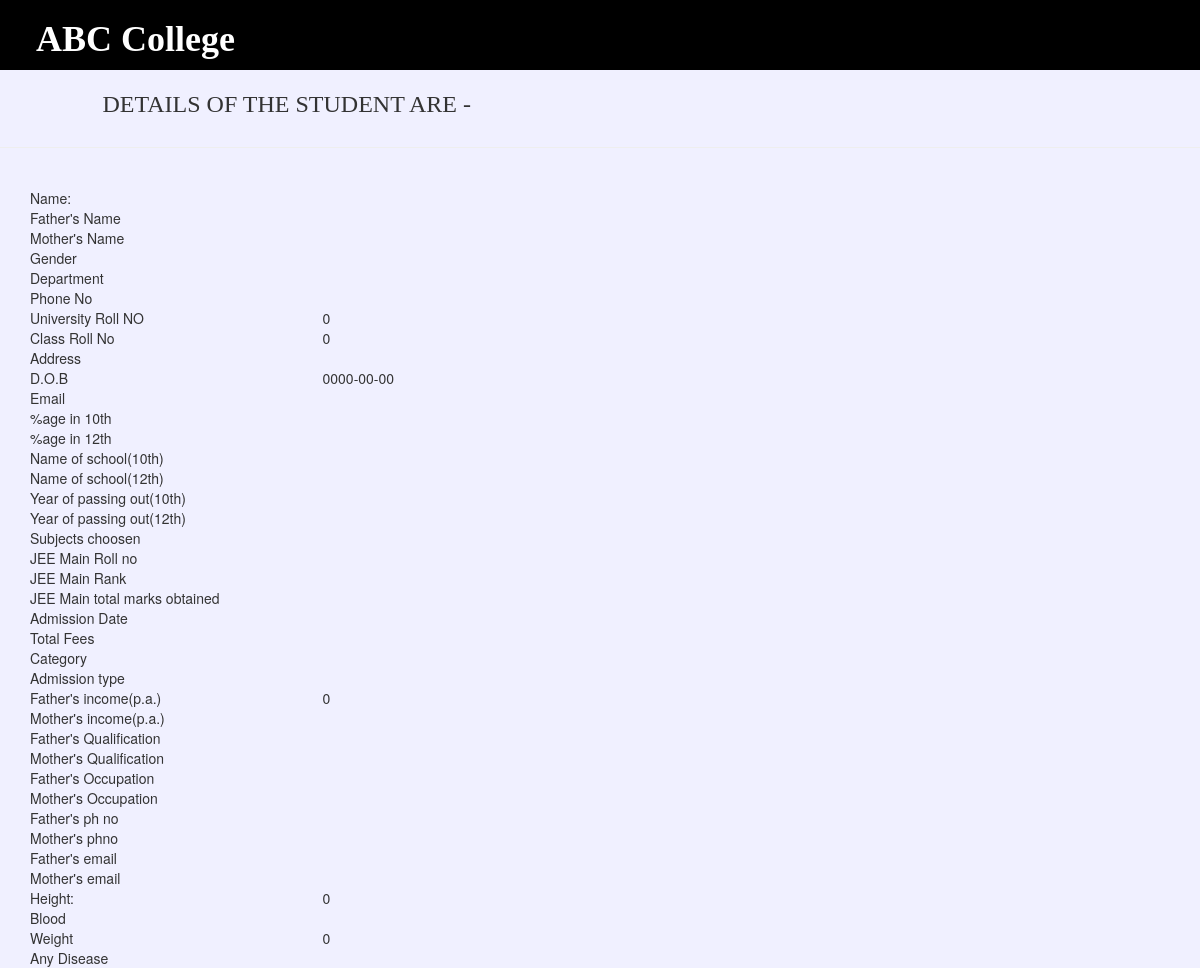
/admin/displayform2.php?a=25, run on the app's committed database.
### tables this page shows
CREATE TABLE IF NOT EXISTS `form` (
  `sno` int(225) NOT NULL AUTO_INCREMENT,
  `name` text NOT NULL,
  `fatname` text NOT NULL,
  `motname` text NOT NULL,
  `gender` text NOT NULL,
  `dept` text NOT NULL,
  `phno` varchar(225) NOT NULL,
  `urollno` int(225) NOT NULL,
  `crollno` int(225) NOT NULL,
  `add` varchar(225) NOT NULL,
  `dob` date NOT NULL,
  `email` varchar(225) NOT NULL,
  `tenth` varchar(225) NOT NULL,
  `twelth` varchar(225) NOT NULL,
  `tenthschool` varchar(225) NOT NULL,
  `twelthschool` varchar(225) NOT NULL,
  `yeartenth` varchar(225) NOT NULL,
  `yeartwelth` varchar(225) NOT NULL,
  `subjects` varchar(225) NOT NULL,
  `jeeroll` varchar(225) NOT NULL,
  `jeerank` varchar(225) NOT NULL,
  `jeetotal` varchar(225) NOT NULL,
  `admdate` varchar(225) NOT NULL,
  `totalfee` varchar(225) NOT NULL,
  `category` varchar(225) NOT NULL,
  `admtype` varchar(225) NOT NULL,
  `fatinc` int(225) NOT NULL,
  `motinc` varchar(225) NOT NULL,
  `fatqual` varchar(225) NOT NULL,
  `motqual` varchar(225) NOT NULL,
  `fatoccup` varchar(225) NOT NULL,
  `motoccup` varchar(225) NOT NULL,
  `fatphno` varchar(225) NOT NULL,
  `motphno` varchar(225) NOT NULL,
  `fatemail` varchar(225) NOT NULL,
  `motemail` varchar(225) NOT NULL,
  `height` int(225) NOT NULL,
  `bloodg` text NOT NULL,
  `weight` int(225) NOT NULL,
  `disease` text NOT NULL,
  PRIMARY KEY (`sno`)
);

### admin/displayform2.php (the view, shortened to what this page needs)
<?php
include("nav.php");
?>
<html>
<head>
<link rel="stylesheet" href="css/bootstrap.css" />
</head>
<link rel="stylesheet" href="css/bootstrap.min.css" />
<body>
<div class="row">
<div class="col-lg-1"></div>
<div class="col-lg-7"><h3 style="font-family:'Palatino Linotype', 'Book Antiqua', Palatino, serif">DETAILS OF THE STUDENT ARE -</h3></div></div><hr />
<table border="1">
<?php
$str=mysql_query("select* from form where sno=$_REQUEST[a]");
while($row=mysql_fetch_array($str))
{
?>
<div class="container">
<div class="row">
<div class="col-lg-3">Name:</div>
<div class="col-lg-3"><?php echo $row['name']; ?> </div>
</div>
<div class="row">
<div class="col-lg-3">Father's Name</div>
<div class="col-lg-3"><?php echo $row['fatname']; ?> </div>
</div>
<div class="row">
<div class="col-lg-3">Mother's Name</div>
<div class="col-lg-3"><?php echo $row['motname']; ?> </div>
</div>
<div class="row">
<div class="col-lg-3">Gender</div>
<div class="col-lg-3"><?php echo $row['gender']; ?> </div>
</div>
<div class="row">
<div class="col-lg-3">Department</div>
<div class="col-lg-3"><?php echo $row['dept']; ?> </div>
</div>
<div class="row">
<div class="col-lg-3">Phone No</div>
<div class="col-lg-3"><?php echo $row['phno']; ?> </div>
</div>
<div class="row">
<div class="col-lg-3">University Roll NO</div>
<div class="col-lg-3"><?php echo $row['urollno']; ?> </div>
</div>
<div class="row">
<div class="col-lg-3">Class Roll No</div>
<div class="col-lg-3"><?php echo $row['crollno']; ?> </div>
</div>
<div class="row">
<div class="col-lg-3">Address</div>
<div class="col-lg-3"><?php echo $row['add']; ?> </div>
</div>
<div class="row">
<div class="col-lg-3">D.O.B</div>
<div class="col-lg-3"><?php echo $row['dob']; ?> </div>
</div>
<div class="row">
<div class="col-lg-3">Email</div>
<div class="col-lg-3"><?php echo $row['email']; ?> </div>
</div>
<div class="row">
<div class="col-lg-3">%age in 10th</div>
<div class="col-lg-3"><?php echo $row['tenth']; ?> </div>
</div>
<div class="row">
<div class="col-lg-3">%age in 12th</div>
<div class="col-lg-3"><?php echo $row['twelth']; ?> </div>
</div>
<div class="row">
<div class="col-lg-3">Name of school(10th)</div>
<div class="col-lg-3"><?php echo $row['tenthschool']; ?> </div>
</div>
<div class="row">
<div class="col-lg-3">Name of school(12th)</div>
<div class="col-lg-3"><?php echo $row['twelthschool']; ?> </div>
</div>
<div class="row">
<div class="col-lg-3">Year of passing out(10th)</div>
<div class="col-lg-3"><?php echo $row['yeartenth']; ?> </div>
</div>
<div class="row">
<div class="col-lg-3">Year of passing out(12th)</div>
<div class="col-lg-3"><?php echo $row['yeartwelth']; ?> </div>
</div>
<div class="row">
<div class="col-lg-3">Subjects choosen</div>
<div class="col-lg-3"><?php echo $row['subjects']; ?> </div>
</div>
<div class="row">
<div class="col-lg-3">JEE Main Roll no</div>
<div class="col-lg-3"><?php echo $row['jeeroll']; ?> </div>
</div>
<div class="row">
<div class="col-lg-3">JEE Main Rank</div>
<div class="col-lg-3"><?php echo $row['jeerank']; ?> </div>
</div>
<div class="row">
<div class="col-lg-3">JEE Main total marks obtained</div>
<div class="col-lg-3"><?php echo $row['jeetotal']; ?> </div>
</div>
<div class="row">
<div class="col-lg-3">Admission Date</div>
<div class="col-lg-3"><?php echo $row['admdate']; ?> </div>
</div>
<div class="row">
<div class="col-lg-3">Total Fees</div>
<div class="col-lg-3"><?php echo $row['totalfee']; ?> </div>
</div>
<div class="row">
<div class="col-lg-3">Category</div>
<div class="col-lg-3"><?php echo $row['category']; ?> </div>
</div>
<div class="row">
<div class="col-lg-3">Admission type</div>
<div class="col-lg-3"><?php echo $row['admtype']; ?> </div>
</div>
<div class="row">
<div class="col-lg-3">Father's income(p.a.)
</div>
<div class="col-lg-3"><?php echo $row['fatinc']; ?> </div>
</div>
<div class="row">
<div class="col-lg-3">Mother's income(p.a.)</div>
<div class="col-lg-3"><?php echo $row['motinc']; ?> </div>
</div>
<div class="row">
<div class="col-lg-3">Father's Qualification</div>
<div class="col-lg-3"><?php echo $row['fatqual']; ?> </div>
</div>
<div class="row">
<div class="col-lg-3">Mother's Qualification</div>
<div class="col-lg-3"><?php echo $row['motqual']; ?> </div>
</div>
<div class="row">
<div class="col-lg-3">Father's Occupation</div>
<div class="col-lg-3"><?php echo $row['fatoccup']; ?> </div>
</div>
<div class="row">
<div class="col-lg-3">Mother's Occupation</div>
<div class="col-lg-3"><?php echo $row['motoccup']; ?> </div>
</div>
<div class="row">
<div class="col-lg-3">Father's ph no</div>
<div class="col-lg-3"><?php echo $row['fatphno']; ?> </div>
</div>
<div class="row">
<div class="col-lg-3">Mother's phno</div>
<div class="col-lg-3"><?php echo $row['motphno']; ?> </div>
</div>
<div class="row">
<div class="col-lg-3">Father's email</div>
<div class="col-lg-3"><?php echo $row['fatemail']; ?> </div>
</div>
<div class="row">
<div class="col-lg-3">Mother's email</div>
<div class="col-lg-3"><?php echo $row['motemail']; ?> </div>
</div>
<div class="row">
<div class="col-lg-3">Height:</div>
<div class="col-lg-3"><?php echo $row['height']; ?> </div>
</div>
<div class="row">
<div class="col-lg-3">Blood</div>
<div class="col-lg-3"><?php echo $row['bloodg']; ?> </div>
</div>
<div class="row">
<div class="col-lg-3">Weight</div>
<div class="col-lg-3"><?php echo $row['weight']; ?> </div>
</div>
<div class="row">
<div class="col-lg-3">Any Disease</div>
<div class="col-lg-3"><?php echo $row['disease']; ?> </div>
</div>
</div>
<?php
}
?>
</body></html>

### admin/displayform2.php (style rules this page uses)
body { background-color:#F0F0FF; }

### data on the page
form: urollno "0", crollno "0", dob "0000-00-00", fatinc "0", height "0", weight "0"
